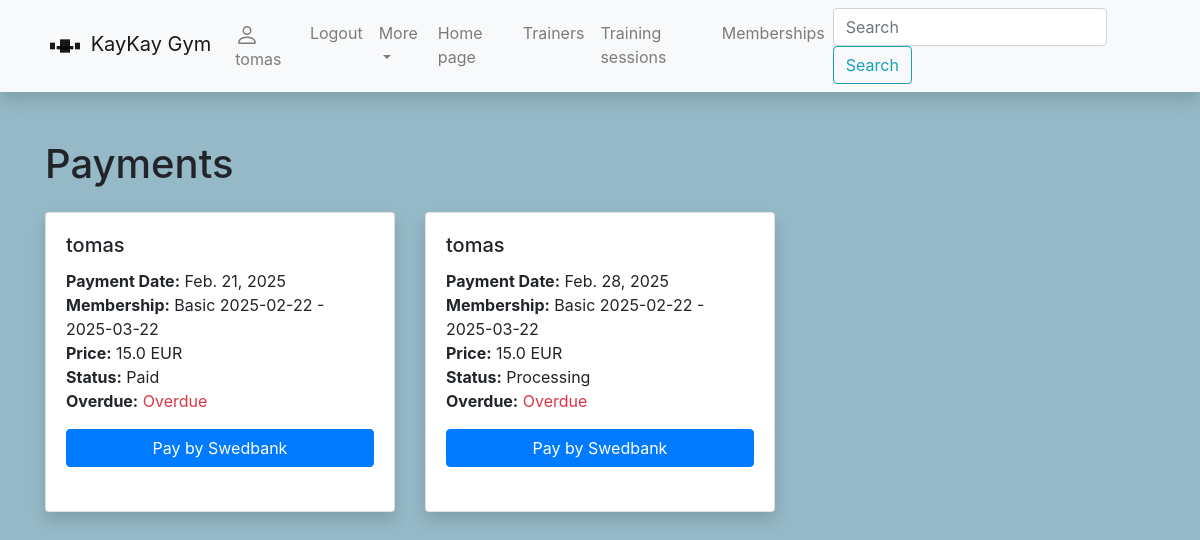
Page /gym/payment/ (signed in) on the committed database.
### gym/models.py (models this page shows, shortened)
class Payment(models.Model):
    user = models.ForeignKey(User, on_delete=models.CASCADE, related_name='payments')
    membership = models.ForeignKey(Membership, on_delete=SET_NULL, null=True, blank=True, related_name='payment')
    price = models.FloatField('Price EUR', help_text='Enter payment price')
    payment_date = models.DateField('Payment_date', help_text="Enter date", default=date.today)
    PAYMENT_STATUS = (
        ('p', 'Processing'),
        ('a', 'Paid'),
        ('e', 'Expired '),
    )
    payment_status = models.CharField('status',
                                      max_length=1,
                                      choices=PAYMENT_STATUS,
                                      default='p',
                                      blank=True,
                                      help_text="Membership status"
                                      )
    @property
    def is_overdue(self):
        if self.payment_date and date.today() > self.payment_date:
            return True  # pradelsta
        else:
            return False

class Membership(models.Model):
    id = models.UUIDField(primary_key=True, default=uuid.uuid4)
    name = models.CharField('Name', max_length=50, help_text="Trial, Basic, Flexible, Premium", default="Trial")
    user = models.OneToOneField(User, on_delete=models.CASCADE, related_name='membership')
    start_date = models.DateField('Start_date', help_text="Enter start date", default=date.today)
    end_date = models.DateField('End_date', help_text="Enter end date", default=date.today)
    STATUS_STATUS = (
        ('p', 'Processing'),
        ('a', 'Active'),
        ('e', 'Expired'),
    )
    membership_status = models.CharField('status',
                                         max_length=1,
                                         choices=STATUS_STATUS,
                                         default='p',
                                         blank=True,
                                         help_text="Membership status"
                                         )
    description = HTMLField(blank=True, default=None)
    def __str__(self):
        return f'{self.name} {self.start_date} - {self.end_date}'

### gym/views.py (the view)
# urls.py: path('payment/', views.PaymentsListView.as_view(), name='payments-all'),
class PaymentsListView(generic.ListView):
    model = Payment
    context_object_name = 'payments'
    template_name = 'payments.html'

### gym/templates/payments.html
{% extends 'base.html' %}
{% block content %}
<h1 class="mb-4">Payments</h1>
{% if user.payments.all %}
<div class="row">
    {% for payment in user.payments.all %}
    <div class="col-md-4 mb-4">
        <div class="card h-100 shadow">
            <div class="card-body">
                <h5 class="card-title">{{ payment.user }}</h5>
                <p class="card-text">
                      <strong>Payment Date:</strong> {{ payment.payment_date }}<br>
                      <strong>Membership:</strong> {{ payment.membership }}<br>
                      <strong>Price:</strong> {{ payment.price }} EUR<br>
                      <strong>Status:</strong> {{ payment.get_payment_status_display }}<br>
                      <strong>Overdue:</strong>
                    {% if payment.is_overdue %}
                      <span class="text-danger">Overdue</span>
                    {% else %}
                      <span class="text-success">Not overdue</span>
                    {% endif %}
                </p>
                <a href="https://www.swedbank.lt/private" class="btn btn-primary btn-block">Pay by Swedbank</a>
            </div>
        </div>
    </div>
    {% endfor %}
</div>
{% else %}
<p>No payments available.</p>
{% endif %}
{% endblock %}

### gym/templates/base.html (shortened to what this page needs)
<!DOCTYPE html>
<html lang="en">
<head>
    {% load static %}
    <link
            rel="stylesheet"
            href="https://stackpath.bootstrapcdn.com/bootstrap/4.1.3/css/bootstrap.min.css"
    />
    <link
            rel="stylesheet"
            href="https://cdnjs.cloudflare.com/ajax/libs/font-awesome/4.7.0/css/font-awesome.min.css"
    />
    <link rel="stylesheet" href="{% static 'css/styles.css' %}"/>
</head>
<body>
<nav
        class="navbar navbar-expand-lg navbar-light bg-light static-top mb-5 shadow"
>
    <div class="container">
        <a class="navbar-brand" href="{% url 'index' %}">
            <svg
                    class="bi bi-dumbbell"
                    width="2em"
                    height="2em"
                    viewBox="0 0 24 24"
                    fill="currentColor"
                    xmlns="http://www.w3.org/2000/svg">
                <path d="M3 10V14H6V10H3Z"/>
                <path d="M18 10V14H21V10H18Z"/>
                <path d="M7 12H17V14H7V12Z"/>
                <path d="M9 8H15V16H9V8Z"/>
            </svg>
            KayKay Gym</a
        >
        <div class="collapse navbar-collapse" id="navbarResponsive">
            <ul class="navbar-nav ml-auto">
                {% if user.is_authenticated %}
                <li class="nav-item">
                    <a class="nav-link" href="{% url 'user-profile' %}">
                        {{ user.username }}</a>
                </li>
                <li class="nav-item">
                    <a class="nav-link" href="{% url 'logout' %}">Logout</a>
                <li class="nav-item dropdown">
                    <a class="nav-link dropdown-toggle" href="#" id="navbarDropdown" role="button"
                       data-toggle="dropdown" aria-expanded="false">More
                    </a>
                </li>
                {% endif %}
                <li class="nav-item">
                    <a class="nav-link" href="{% url 'index' %}">Home page</a>
                </li>
                <li class="nav-item">
                    <a class="nav-link" href="{% url 'trainers-all' %}">Trainers</a>
                </li>
                <li class="nav-item">
                    <a class="nav-link" href="{% url 'trainingsessions-all' %}">Training sessions</a>
                </li>
                <li class="nav-item">
                    <a class="nav-link" href="{% url 'displaymemberships-all' %}">Memberships</a>
                </li>
            </ul>
            <form
                    class="form-inline my-2 my-lg-0"
                    action="{% url 'search' %}"
                    method="get"
            >
                <input
                        class="form-control mr-sm-2"
                        type="search"
                        placeholder="Search"
                        aria-label="Search"
                        name="search_text"
                />
                <button class="btn btn-outline-info my-2 my-sm-0" type="submit">
                    Search
                </button>
            </form>
        </div>
    </div>
</nav>
<div class="container">{% block content %}{% endblock %}</div>
</body>
</html>

### gym/static/css/styles.css (style rules this page uses)
body { background-color: #95B9C7; }
.card { min-height: 300px; width: 100%; }
.card-body { height: 75%; }

### rows in the picture
Payment: user "tomas", payment_date "Feb. 21, 2025", membership "Basic 2025-02-22 - 2025-03-22", price "15.0", payment_status "Paid", shows "Overdue"
Payment: user "tomas", payment_date "Feb. 28, 2025", membership "Basic 2025-02-22 - 2025-03-22", price "15.0", payment_status "Processing", shows "Overdue"

### other values in the picture
{{ user.username }} "tomas"
